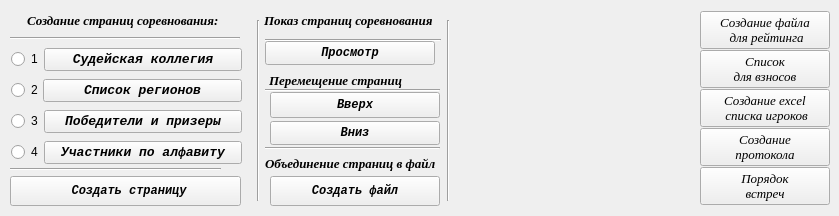
    <widget class="QWidget" name="tab_6">
     <attribute name="title">
      <string>Дополнительно</string>
     </attribute>
     <widget class="Line" name="line_6">
      <property name="geometry">
       <rect>
        <x>250</x>
        <y>20</y>
        <width>16</width>
        <height>181</height>
       </rect>
      </property>
      <property name="orientation">
       <enum>Qt::Vertical</enum>
      </property>
     </widget>
     <widget class="QLabel" name="label_48">
      <property name="geometry">
       <rect>
        <x>27</x>
        <y>10</y>
        <width>211</width>
        <height>20</height>
       </rect>
      </property>
      <property name="font">
       <font>
        <family>Times New Roman</family>
        <pointsize>10</pointsize>
        <weight>75</weight>
        <italic>true</italic>
        <bold>true</bold>
       </font>
      </property>
      <property name="text">
       <string>Создание страниц соревнования:</string>
      </property>
     </widget>
     <widget class="Line" name="line_7">
      <property name="geometry">
       <rect>
        <x>10</x>
        <y>30</y>
        <width>230</width>
        <height>16</height>
       </rect>
      </property>
      <property name="orientation">
       <enum>Qt::Horizontal</enum>
      </property>
     </widget>
     <widget class="Line" name="line_8">
      <property name="geometry">
       <rect>
        <x>10</x>
        <y>161</y>
        <width>211</width>
        <height>16</height>
       </rect>
      </property>
      <property name="orientation">
       <enum>Qt::Horizontal</enum>
      </property>
     </widget>
     <widget class="QPushButton" name="Button_made_page_pdf">
      <property name="geometry">
       <rect>
        <x>10</x>
        <y>176</y>
        <width>231</width>
        <height>30</height>
       </rect>
      </property>
      <property name="font">
       <font>
        <family>Courier New</family>
        <weight>75</weight>
        <italic>true</italic>
        <bold>true</bold>
       </font>
      </property>
      <property name="text">
       <string> Создать страницу</string>
      </property>
     </widget>
     <widget class="QPushButton" name="Button_up">
      <property name="geometry">
       <rect>
        <x>270</x>
        <y>92</y>
        <width>170</width>
        <height>26</height>
       </rect>
      </property>
      <property name="font">
       <font>
        <family>Courier New</family>
        <weight>75</weight>
        <italic>true</italic>
        <bold>true</bold>
        <underline>false</underline>
       </font>
      </property>
      <property name="text">
       <string>Вверх</string>
      </property>
     </widget>
     <widget class="QPushButton" name="Button_down">
      <property name="geometry">
       <rect>
        <x>270</x>
        <y>121</y>
        <width>170</width>
        <height>24</height>
       </rect>
      </property>
      <property name="font">
       <font>
        <family>Courier New</family>
        <weight>75</weight>
        <italic>true</italic>
        <bold>true</bold>
        <underline>false</underline>
       </font>
      </property>
      <property name="text">
       <string>Вниз</string>
      </property>
     </widget>
     <widget class="QLabel" name="label_54">
      <property name="geometry">
       <rect>
        <x>269</x>
        <y>70</y>
        <width>171</width>
        <height>20</height>
       </rect>
      </property>
      <property name="font">
       <font>
        <family>Times New Roman</family>
        <pointsize>10</pointsize>
        <weight>75</weight>
        <italic>true</italic>
        <bold>true</bold>
       </font>
      </property>
      <property name="text">
       <string>Перемещение страниц</string>
      </property>
     </widget>
     <widget class="Line" name="line_9">
      <property name="geometry">
       <rect>
        <x>265</x>
        <y>140</y>
        <width>175</width>
        <height>16</height>
       </rect>
      </property>
      <property name="orientation">
       <enum>Qt::Horizontal</enum>
      </property>
     </widget>
     <widget class="Line" name="line_10">
      <property name="geometry">
       <rect>
        <x>265</x>
        <y>82</y>
        <width>175</width>
        <height>16</height>
       </rect>
      </property>
      <property name="orientation">
       <enum>Qt::Horizontal</enum>
      </property>
     </widget>
     <widget class="QPushButton" name="Button_made_one_file_pdf">
      <property name="geometry">
       <rect>
        <x>270</x>
        <y>176</y>
        <width>170</width>
        <height>30</height>
       </rect>
      </property>
      <property name="font">
       <font>
        <family>Courier New</family>
        <weight>75</weight>
        <italic>true</italic>
        <bold>true</bold>
       </font>
      </property>
      <property name="text">
       <string>Создать файл</string>
      </property>
     </widget>
     <widget class="QLabel" name="label_55">
      <property name="geometry">
       <rect>
        <x>265</x>
        <y>153</y>
        <width>191</width>
        <height>20</height>
       </rect>
      </property>
      <property name="font">
       <font>
        <family>Times New Roman</family>
        <pointsize>10</pointsize>
        <weight>75</weight>
        <italic>true</italic>
        <bold>true</bold>
       </font>
      </property>
      <property name="text">
       <string>Объединение страниц в файл</string>
      </property>
     </widget>
     <widget class="Line" name="line_11">
      <property name="geometry">
       <rect>
        <x>440</x>
        <y>20</y>
        <width>16</width>
        <height>181</height>
       </rect>
      </property>
      <property name="orientation">
       <enum>Qt::Vertical</enum>
      </property>
     </widget>
     <widget class="QWidget" name="layoutWidget">
      <property name="geometry">
       <rect>
        <x>11</x>
        <y>41</y>
        <width>231</width>
        <height>133</height>
       </rect>
      </property>
      <layout class="QVBoxLayout" name="verticalLayout_41">
       <property name="spacing">
        <number>1</number>
       </property>
       <item>
        <layout class="QHBoxLayout" name="horizontalLayout">
         <property name="spacing">
          <number>1</number>
         </property>
         <item>
          <widget class="QRadioButton" name="radioButton_GSK">
           <property name="layoutDirection">
            <enum>Qt::LeftToRight</enum>
           </property>
           <property name="text">
            <string>1</string>
           </property>
          </widget>
         </item>
         <item>
          <widget class="QPushButton" name="Button_list_referee">
           <property name="sizePolicy">
            <sizepolicy hsizetype="Expanding" vsizetype="Fixed">
             <horstretch>0</horstretch>
             <verstretch>0</verstretch>
            </sizepolicy>
           </property>
           <property name="font">
            <font>
             <family>Courier New</family>
             <pointsize>10</pointsize>
             <weight>75</weight>
             <italic>true</italic>
             <bold>true</bold>
            </font>
           </property>
           <property name="text">
            <string>Судейская коллегия</string>
           </property>
          </widget>
         </item>
        </layout>
       </item>
       <item>
        <layout class="QHBoxLayout" name="horizontalLayout_3">
         <property name="spacing">
          <number>0</number>
         </property>
         <item>
          <widget class="QRadioButton" name="radioButton_regions">
           <property name="sizePolicy">
            <sizepolicy hsizetype="Fixed" vsizetype="Fixed">
             <horstretch>0</horstretch>
             <verstretch>0</verstretch>
            </sizepolicy>
           </property>
           <property name="text">
            <string>2</string>
           </property>
          </widget>
         </item>
         <item>
          <widget class="QPushButton" name="Button_list_regions">
           <property name="sizePolicy">
            <sizepolicy hsizetype="Expanding" vsizetype="Fixed">
             <horstretch>0</horstretch>
             <verstretch>0</verstretch>
            </sizepolicy>
           </property>
           <property name="font">
            <font>
             <family>Courier New</family>
             <pointsize>10</pointsize>
             <weight>75</weight>
             <italic>true</italic>
             <bold>true</bold>
            </font>
           </property>
           <property name="text">
            <string>Список регионов</string>
           </property>
          </widget>
         </item>
        </layout>
       </item>
       <item>
        <layout class="QHBoxLayout" name="horizontalLayout_10">
         <property name="spacing">
          <number>1</number>
         </property>
         <item>
          <widget class="QRadioButton" name="radioButton_winner">
           <property name="sizePolicy">
            <sizepolicy hsizetype="Minimum" vsizetype="Fixed">
             <horstretch>0</horstretch>
             <verstretch>1</verstretch>
            </sizepolicy>
           </property>
           <property name="text">
            <string>3</string>
           </property>
          </widget>
         </item>
         <item>
          <widget class="QPushButton" name="Button_list_winner">
           <property name="sizePolicy">
            <sizepolicy hsizetype="Expanding" vsizetype="Fixed">
             <horstretch>0</horstretch>
             <verstretch>0</verstretch>
            </sizepolicy>
           </property>
           <property name="font">
            <font>
             <family>Courier New</family>
             <pointsize>10</pointsize>
             <weight>75</weight>
             <italic>true</italic>
             <bold>true</bold>
            </font>
           </property>
           <property name="text">
            <string>Победители и призеры</string>
           </property>
          </widget>
         </item>
        </layout>
       </item>
       <item>
        <layout class="QHBoxLayout" name="horizontalLayout_13">
         <property name="spacing">
          <number>1</number>
         </property>
         <item>
          <widget class="QRadioButton" name="radioButton_player_on_alf">
           <property name="sizePolicy">
            <sizepolicy hsizetype="Minimum" vsizetype="Fixed">
             <horstretch>0</horstretch>
             <verstretch>1</verstretch>
            </sizepolicy>
           </property>
           <property name="text">
            <string>4</string>
           </property>
          </widget>
         </item>
         <item>
          <widget class="QPushButton" name="Button_players_on_alf">
           <property name="sizePolicy">
            <sizepolicy hsizetype="Expanding" vsizetype="Fixed">
             <horstretch>0</horstretch>
             <verstretch>0</verstretch>
            </sizepolicy>
           </property>
           <property name="font">
            <font>
             <family>Courier New</family>
             <pointsize>10</pointsize>
             <weight>75</weight>
             <italic>true</italic>
             <bold>true</bold>
            </font>
           </property>
           <property name="text">
            <string>Участники по алфавиту</string>
           </property>
          </widget>
         </item>
        </layout>
       </item>
      </layout>
     </widget>
     <widget class="QLabel" name="label_56">
      <property name="geometry">
       <rect>
        <x>264</x>
        <y>10</y>
        <width>181</width>
        <height>20</height>
       </rect>
      </property>
      <property name="font">
       <font>
        <family>Times New Roman</family>
        <pointsize>10</pointsize>
        <weight>75</weight>
        <italic>true</italic>
        <bold>true</bold>
       </font>
      </property>
      <property name="text">
       <string>Показ страниц соревнования</string>
      </property>
     </widget>
     <widget class="QPushButton" name="Button_view_page_pdf">
      <property name="geometry">
       <rect>
        <x>265</x>
        <y>41</y>
        <width>170</width>
        <height>24</height>
       </rect>
      </property>
      <property name="font">
       <font>
        <family>Courier New</family>
        <weight>75</weight>
        <italic>true</italic>
        <bold>true</bold>
        <underline>false</underline>
       </font>
      </property>
      <property name="text">
       <string>Просмотр</string>
      </property>
     </widget>
     <widget class="Line" name="line_12">
      <property name="geometry">
       <rect>
        <x>265</x>
        <y>30</y>
        <width>176</width>
        <height>21</height>
       </rect>
      </property>
      <property name="orientation">
       <enum>Qt::Horizontal</enum>
      </property>
     </widget>
     <widget class="QWidget" name="layoutWidget">
      <property name="geometry">
       <rect>
        <x>700</x>
        <y>10</y>
        <width>130</width>
        <height>197</height>
       </rect>
      </property>
      <layout class="QVBoxLayout" name="verticalLayout_53">
       <property name="spacing">
        <number>0</number>
       </property>
       <item>
        <widget class="QPushButton" name="Button_made_R_file">
         <property name="font">
          <font>
           <family>Times New Roman</family>
           <pointsize>10</pointsize>
           <italic>true</italic>
          </font>
         </property>
         <property name="text">
          <string>Создание файла
 для рейтинга</string>
         </property>
         <property name="shortcut">
          <string/>
         </property>
         <property name="autoRepeat">
          <bool>false</bool>
         </property>
         <property name="default">
          <bool>false</bool>
         </property>
         <property name="flat">
          <bool>false</bool>
         </property>
        </widget>
       </item>
       <item>
        <widget class="QPushButton" name="Button_pay">
         <property name="font">
          <font>
           <family>Times New Roman</family>
           <pointsize>10</pointsize>
           <italic>true</italic>
          </font>
         </property>
         <property name="text">
          <string>Список 
для взносов</string>
         </property>
        </widget>
       </item>
       <item>
        <widget class="QPushButton" name="Button_made_player_list_excel">
         <property name="font">
          <font>
           <family>Times New Roman</family>
           <pointsize>10</pointsize>
           <italic>true</italic>
          </font>
         </property>
         <property name="text">
          <string>Создание excel
 списка игроков</string>
         </property>
         <property name="shortcut">
          <string/>
         </property>
         <property name="autoRepeat">
          <bool>false</bool>
         </property>
         <property name="default">
          <bool>false</bool>
         </property>
         <property name="flat">
          <bool>false</bool>
         </property>
        </widget>
       </item>
       <item>
        <widget class="QPushButton" name="Button_made_protokol">
         <property name="font">
          <font>
           <family>Times New Roman</family>
           <pointsize>10</pointsize>
           <italic>true</italic>
          </font>
         </property>
         <property name="text">
          <string>Создание
протокола</string>
         </property>
         <property name="shortcut">
          <string/>
         </property>
         <property name="autoRepeat">
          <bool>false</bool>
         </property>
         <property name="default">
          <bool>false</bool>
         </property>
         <property name="flat">
          <bool>false</bool>
         </property>
        </widget>
       </item>
       <item>
        <widget class="QPushButton" name="Button_randevy">
         <property name="font">
          <font>
           <family>Times New Roman</family>
           <pointsize>10</pointsize>
           <italic>true</italic>
          </font>
         </property>
         <property name="text">
          <string>Порядок
встреч</string>
         </property>
         <property name="shortcut">
          <string/>
         </property>
         <property name="autoRepeat">
          <bool>false</bool>
         </property>
         <property name="default">
          <bool>false</bool>
         </property>
         <property name="flat">
          <bool>false</bool>
         </property>
        </widget>
       </item>
      </layout>
     </widget>
    </widget>
